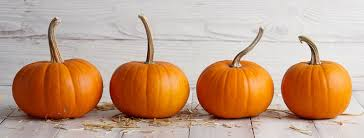
#> input picture img/1.jpg, 364 x 138 px
$ python workshop.py
#> lines starting #> are read from the running program, lines starting #| are printed output that depends on the picture
import cv2
import numpy as np

targets = [
    ("Image 1", cv2.imread("img/1.jpg"), 4, 4),
    ("Image 2", cv2.imread("img/2.jpg"), 2, 4),
    ("Image 3", cv2.imread("img/3.jpg"), 5, 8)
]
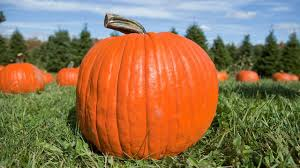
#> input picture img/2.jpg, 300 x 168 px
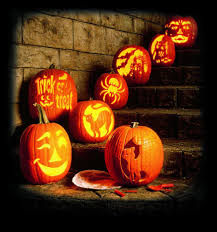
#> input picture img/3.jpg, 217 x 232 px

for target in targets:
    name = target[0]
    img = target[1]
    minFind = target[2]
    maxFind = target[3]

    found = -1

    # Todo: your vision pipeline here
    # update the variable found to equal the number
    # of pumpkins in [img]

    # uncomment this line to pass one of the test cases
    # found = 3

    if found < minFind or found > maxFind:
        print("FAILED :( " + name + " found " + str(found))
    else:
        print("PASSED :D " + name)
#> this loop made 3 passes
#> (name, minFind, maxFind) on passes 1 to 3: ('Image 1', 4, 4), ('Image 2', 2, 4), ('Image 3', 5, 8)
#| FAILED :( Image 1 found -1
#| FAILED :( Image 2 found -1
#| FAILED :( Image 3 found -1
